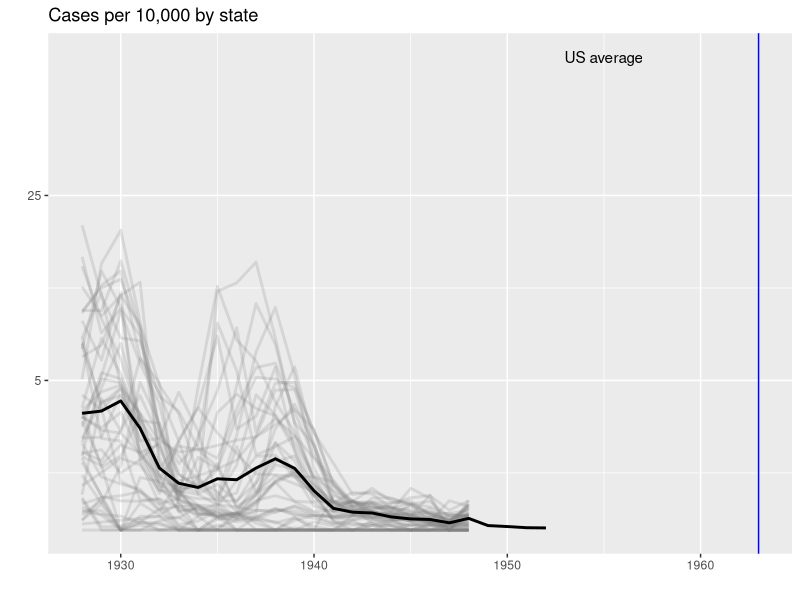
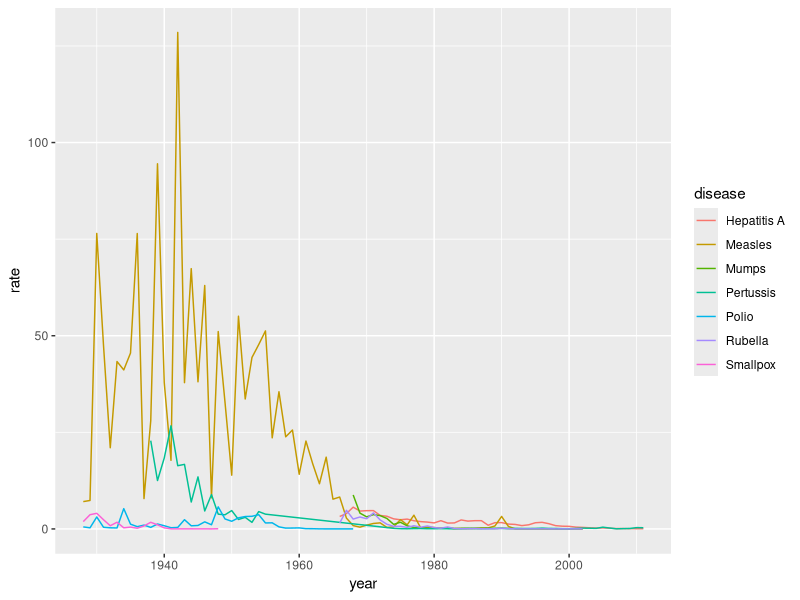
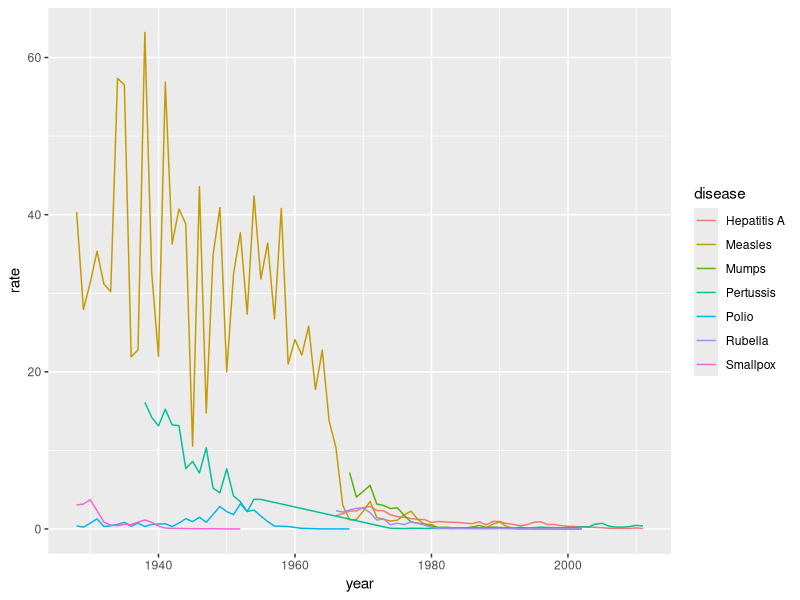

Write R code to recreate these figures, in order.
#some question wording may be from HarvardX staff
#tile plot
library(dplyr)
library(ggplot2)
library(RColorBrewer)
library(dslabs)
data(us_contagious_diseases)

the_disease = "Smallpox"
dat <- us_contagious_diseases %>% 
  filter(!state%in%c("Hawaii","Alaska") & disease == the_disease & weeks_reporting >= 10) %>% 
  mutate(rate = count / population * 10000) %>% 
  mutate(state = reorder(state, rate))

#smallpox
the_disease = "Smallpox"
dat <- us_contagious_diseases %>%
  filter(!state%in%c("Hawaii","Alaska") & disease == the_disease & weeks_reporting >= 10) %>%
  mutate(rate = count / population * 10000) %>%
  mutate(state = reorder(state, rate))

avg <- us_contagious_diseases %>%
  filter(disease==the_disease) %>% group_by(year) %>%
  summarize(us_rate = sum(count, na.rm=TRUE)/sum(population, na.rm=TRUE)*10000)

dat %>% ggplot() +
  geom_line(aes(year, rate, group = state),  color = "grey50", 
            show.legend = FALSE, alpha = 0.2, size = 1) +
  geom_line(mapping = aes(year, us_rate),  data = avg, size = 1, color = "black") +
  scale_y_continuous(trans = "sqrt", breaks = c(5,25,125,300)) + 
  ggtitle("Cases per 10,000 by state") + 
  xlab("") + 
  ylab("") +
  geom_text(data = data.frame(x=1955, y=50), mapping = aes(x, y, label="US average"), color="black") + 
  geom_vline(xintercept=1963, col = "blue")

#all diseases for California
us_contagious_diseases %>% filter(state=="California" & weeks_reporting >= 10) %>% 
  group_by(year, disease) %>%
  summarize(rate = sum(count)/sum(population)*10000) %>%
  ggplot(aes(year, rate, color = disease)) + 
  geom_line()

#all diseases
us_contagious_diseases %>% filter(!is.na(population)) %>%
  group_by(year, disease) %>%
  summarize(rate = sum(count)/sum(population) * 10000) %>% 
  ggplot(aes(year, rate, color = disease)) +
  geom_line()
